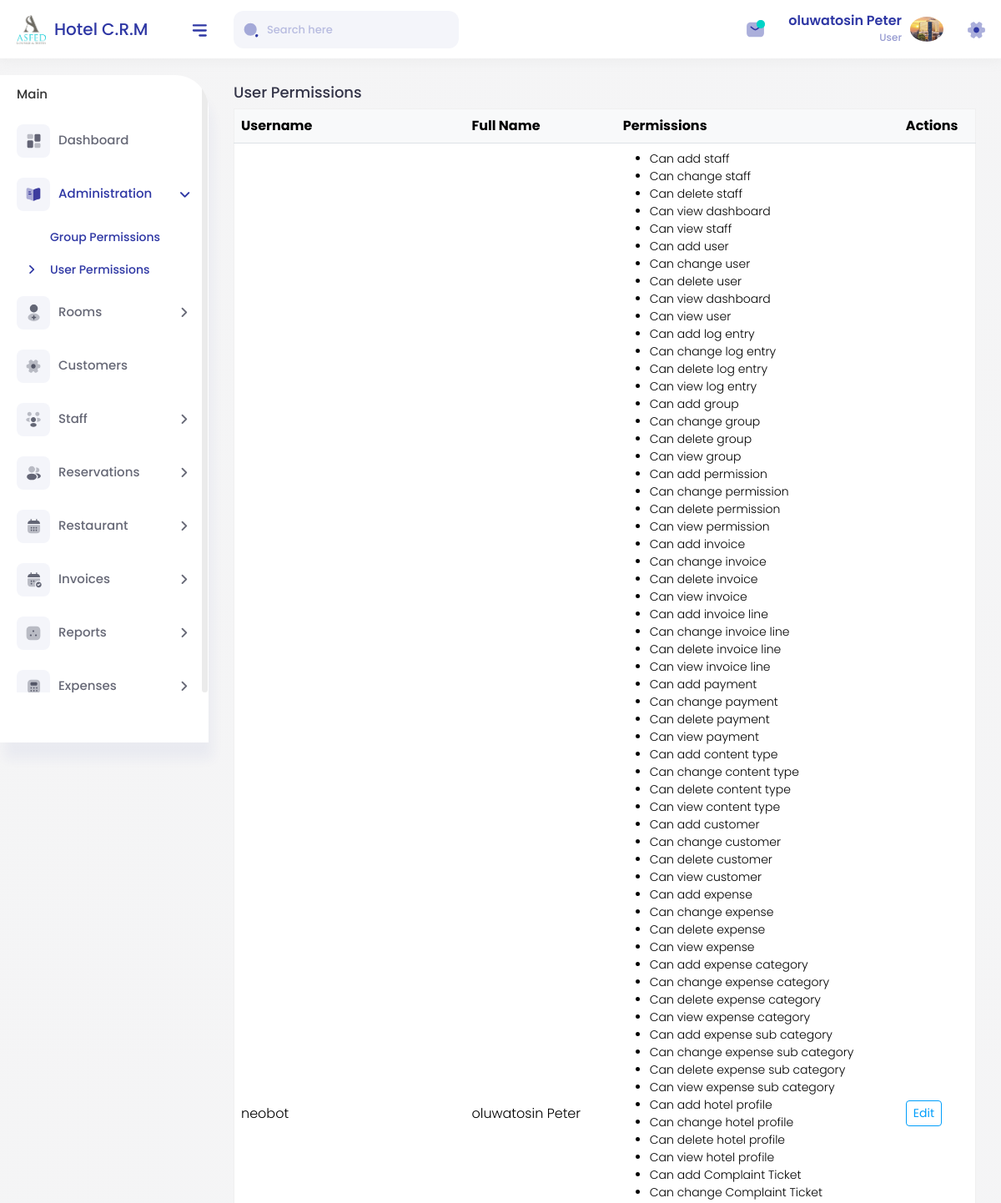
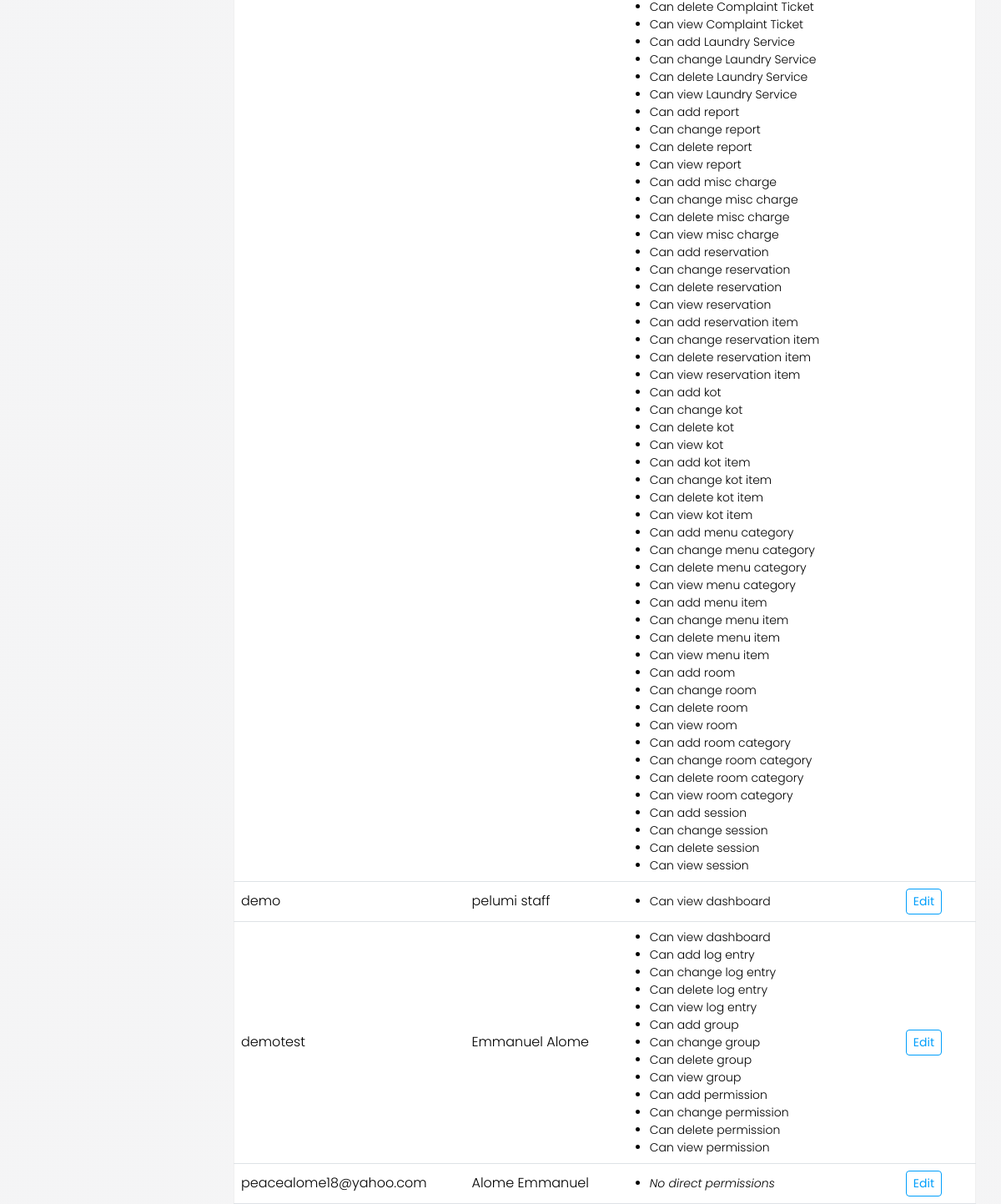
The app's page /accounts/user-permissions/ (signed in) with its own data (2 pictures, top to bottom).
### accounts/models.py (models this page shows, shortened)
class User(AbstractUser):
    phone  = models.CharField(max_length=20, blank=True)
    avatar = models.ImageField(upload_to="avatars/", blank=True, null=True)

### accounts/views.py (the view)
# urls.py: path("user-permissions/", UserPermissionListView.as_view(), name="user-permissions-list"),
class UserPermissionListView(PermissionRequiredMixin, ListView):
    permission_required = "auth.view_user"
    model = User
    template_name = "accounts/user_permissions_list.html"
    context_object_name = "users"
    def get_queryset(self):
        return User.objects.prefetch_related("user_permissions", "groups__permissions")
    def get_context_data(self, **kwargs):
        ctx = super().get_context_data(**kwargs)
        ctx["all_perms"] = Permission.objects.select_related("content_type").order_by("content_type__app_label", "codename")
        return ctx

### accounts/templatetags/extras.py (called while the page is built)
@register.filter
def startswith(text, prefix):
    return str(text).startswith(prefix)

### templates/accounts/user_permissions_list.html
{% extends "base.html" %}
{% load static %}
{% block content %}
<div class="page-wrapper">
  <div class="content">
    <h4>User Permissions</h4>
    <table class="table table-hover align-middle">
      <thead class="table-light">
        <tr>
          <th>Username</th>
          <th>Full Name</th>
          <th>Permissions</th>
          <th>Actions</th>
        </tr>
      </thead>
      <tbody>
        {% for user in users %}
          <tr>
            <td>{{ user.username }}</td>
            <td>{{ user.get_full_name }}</td>
            <td>
              <ul class="mb-0 small">
                {% for perm in user.user_permissions.all %}
                  <li>{{ perm.name }}</li>
                {% empty %}
                  <li><em>No direct permissions</em></li>
                {% endfor %}
              </ul>
            </td>
            <td>
              <a href="{% url 'accounts:user-permission-edit' user.pk %}" class="btn btn-sm btn-outline-primary">Edit</a>
            </td>
          </tr>
        {% empty %}
          <tr><td colspan="4">No users found.</td></tr>
        {% endfor %}
      </tbody>
    </table>
  </div>
</div>
{% endblock %}

### templates/header.html (shortened to what this page needs)
{% load static %}
<div class="header">
  <div class="header-left">
    <a href="{% url 'accounts:dashboard'%}" class="logo">
      <img src="{% static 'assets/img/logo.png' %}" width="35" height="35" alt />
      <span> Hotel C.R.M</span>
    </a>
  </div>
  <a id="toggle_btn" href="javascript:void(0);">
    <img src="{% static 'assets/img/icons/bar-icon.svg' %}" alt />
  </a>
  <div class="top-nav-search mob-view">
    <form>
      <input type="text" class="form-control" placeholder="Search here" />
      <a class="btn">
        <img src="{% static 'assets/img/icons/search-normal.svg' %}" alt />
      </a>
    </form>
  </div>
  <ul class="nav user-menu float-end">
    <li class="nav-item dropdown d-none d-md-block">
      <a href="#" class="dropdown-toggle nav-link" data-bs-toggle="dropdown">
        <img src="{% static 'assets/img/icons/note-icon-02.svg' %}" alt />
        <span class="pulse"></span>
      </a>
    </li>
    <li class="nav-item dropdown has-arrow user-profile-list">
      <a href="#" class="dropdown-toggle nav-link user-link" data-bs-toggle="dropdown">
        <div class="user-names">
          <h5>{{ user.get_full_name }}</h5>
          {% if user.staff %}
            <span>{{ user.staff.role }}</span>
          {% else %}
            <span>User</span>
          {% endif %}
        </div>
        <span class="user-img">
          {% if user.avatar %}
            <img src="{{ user.avatar.url }}" alt="{{ user.get_full_name }}" class="rounded-circle" width="30" height="30" />
          {% else %}
            <i class="fa fa-user" style="font-size: 24px;"></i>
          {% endif %}
        </span>
      </a>
    </li>
    <li class="nav-item">
      <a href="settings.html" class="hasnotifications nav-link">
        <img src="{% static 'assets/img/icons/setting-icon-01.svg' %}" alt />
      </a>
    </li>
  </ul>
</div>

### records on screen
User: get_full_name "oluwatosin Peter", avatar (picture), username "neobot"
User: username "demo", get_full_name "pelumi staff"
User: username "demotest", get_full_name "Emmanuel Alome"
User: username "peacealome18@yahoo.com", get_full_name "Alome Emmanuel"

### other values on screen
{{ perm.name }} "Can add staff"
{{ perm.name }} "Can change staff"
{{ perm.name }} "Can delete staff"
{{ perm.name }} "Can view dashboard"
{{ perm.name }} "Can view staff"
{{ perm.name }} "Can add user"
{{ perm.name }} "Can change user"
{{ perm.name }} "Can delete user"
{{ perm.name }} "Can view user"
{{ perm.name }} "Can add log entry"
{{ perm.name }} "Can change log entry"
{{ perm.name }} "Can delete log entry"
{{ perm.name }} "Can view log entry"
{{ perm.name }} "Can add group"
{{ perm.name }} "Can change group"
